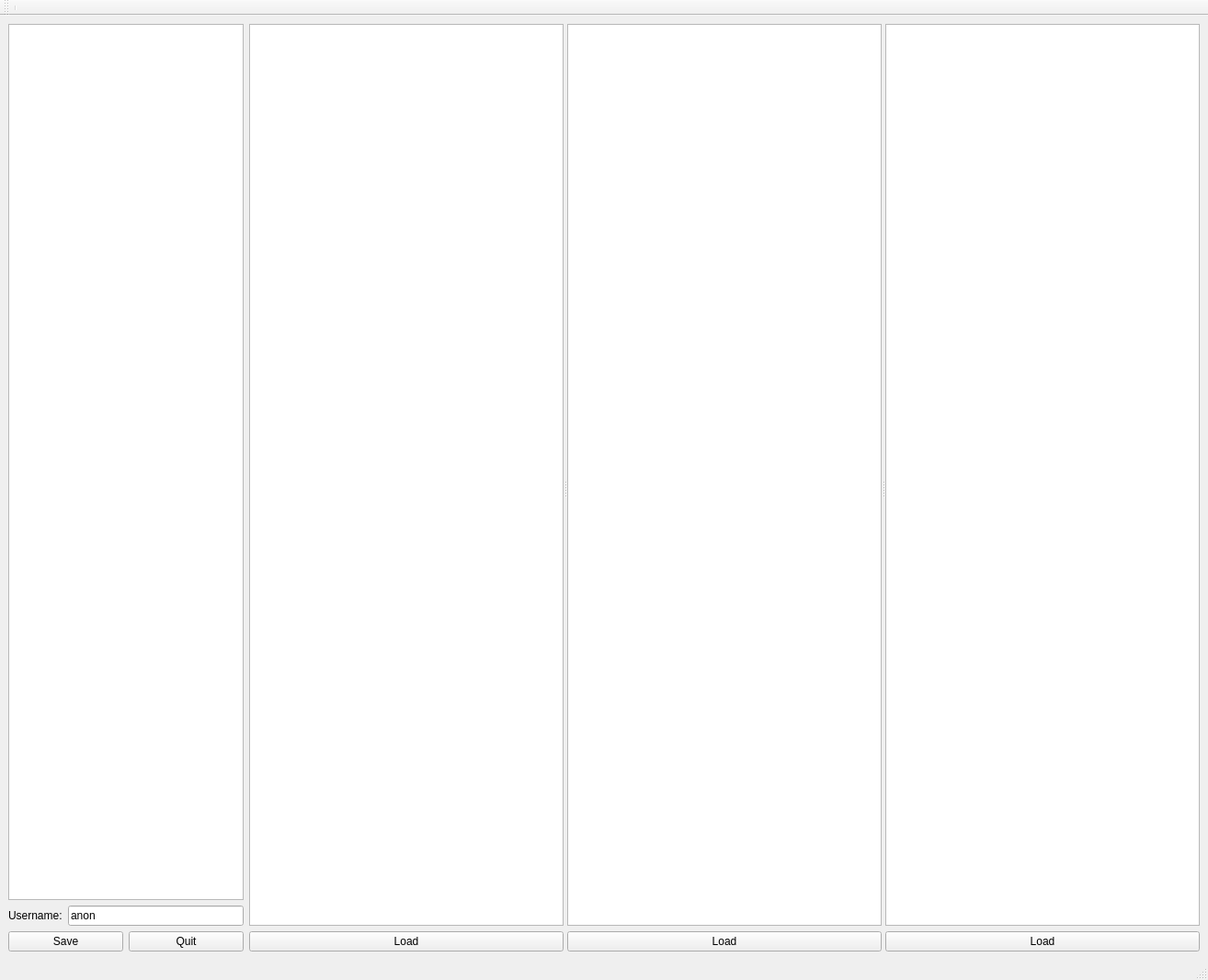
<?xml version="1.0" encoding="UTF-8"?>
<ui version="4.0">
 <class>BrainLabelingGui</class>
 <widget class="QMainWindow" name="BrainLabelingGui">
  <property name="geometry">
   <rect>
    <x>0</x>
    <y>0</y>
    <width>1314</width>
    <height>1066</height>
   </rect>
  </property>
  <property name="sizePolicy">
   <sizepolicy hsizetype="MinimumExpanding" vsizetype="MinimumExpanding">
    <horstretch>0</horstretch>
    <verstretch>0</verstretch>
   </sizepolicy>
  </property>
  <property name="windowTitle">
   <string>BrainLabelingGui</string>
  </property>
  <widget class="QWidget" name="centralwidget">
   <property name="sizePolicy">
    <sizepolicy hsizetype="Expanding" vsizetype="Expanding">
     <horstretch>1</horstretch>
     <verstretch>1</verstretch>
    </sizepolicy>
   </property>
   <layout class="QVBoxLayout" name="verticalLayout_6">
    <item>
     <layout class="QHBoxLayout" name="horizontalLayout">
      <item>
       <layout class="QVBoxLayout" name="verticalLayout_2">
        <item>
         <widget class="QListWidget" name="thumbnail_list">
          <property name="sizePolicy">
           <sizepolicy hsizetype="Preferred" vsizetype="MinimumExpanding">
            <horstretch>0</horstretch>
            <verstretch>0</verstretch>
           </sizepolicy>
          </property>
          <property name="minimumSize">
           <size>
            <width>256</width>
            <height>773</height>
           </size>
          </property>
         </widget>
        </item>
        <item>
         <layout class="QVBoxLayout" name="verticalLayout">
          <item>
           <layout class="QHBoxLayout" name="horizontalLayout_3">
            <item>
             <widget class="QLabel" name="label">
              <property name="text">
               <string>Username:</string>
              </property>
             </widget>
            </item>
            <item>
             <widget class="QLineEdit" name="lineEdit_username">
              <property name="text">
               <string>anon</string>
              </property>
             </widget>
            </item>
           </layout>
          </item>
          <item>
           <layout class="QHBoxLayout" name="horizontalLayout_2">
            <item>
             <widget class="QPushButton" name="button_saveLabeling">
              <property name="text">
               <string>Save</string>
              </property>
             </widget>
            </item>
            <item>
             <widget class="QPushButton" name="button_quit">
              <property name="text">
               <string>Quit</string>
              </property>
             </widget>
            </item>
           </layout>
          </item>
         </layout>
        </item>
       </layout>
      </item>
      <item>
       <widget class="QSplitter" name="splitter">
        <property name="sizePolicy">
         <sizepolicy hsizetype="Expanding" vsizetype="Expanding">
          <horstretch>1</horstretch>
          <verstretch>1</verstretch>
         </sizepolicy>
        </property>
        <property name="orientation">
         <enum>Qt::Horizontal</enum>
        </property>
        <widget class="QWidget" name="">
         <layout class="QVBoxLayout" name="verticalLayout_3">
          <item>
           <widget class="QGraphicsView" name="section3_gview">
            <property name="sizePolicy">
             <sizepolicy hsizetype="Expanding" vsizetype="Expanding">
              <horstretch>0</horstretch>
              <verstretch>0</verstretch>
             </sizepolicy>
            </property>
            <property name="minimumSize">
             <size>
              <width>0</width>
              <height>0</height>
             </size>
            </property>
           </widget>
          </item>
          <item>
           <widget class="QPushButton" name="button_loadLabelingSec1">
            <property name="text">
             <string>Load</string>
            </property>
           </widget>
          </item>
         </layout>
        </widget>
        <widget class="QWidget" name="">
         <layout class="QVBoxLayout" name="verticalLayout_4">
          <item>
           <widget class="QGraphicsView" name="section1_gview">
            <property name="enabled">
             <bool>true</bool>
            </property>
            <property name="minimumSize">
             <size>
              <width>0</width>
              <height>0</height>
             </size>
            </property>
           </widget>
          </item>
          <item>
           <widget class="QPushButton" name="button_loadLabelingSec2">
            <property name="text">
             <string>Load</string>
            </property>
           </widget>
          </item>
         </layout>
        </widget>
        <widget class="QWidget" name="">
         <layout class="QVBoxLayout" name="verticalLayout_5">
          <item>
           <widget class="QGraphicsView" name="section2_gview">
            <property name="minimumSize">
             <size>
              <width>0</width>
              <height>0</height>
             </size>
            </property>
           </widget>
          </item>
          <item>
           <widget class="QPushButton" name="button_loadLabelingSec3">
            <property name="text">
             <string>Load</string>
            </property>
           </widget>
          </item>
         </layout>
        </widget>
       </widget>
      </item>
     </layout>
    </item>
   </layout>
   <zorder>thumbnail_list</zorder>
   <zorder>splitter</zorder>
   <zorder>button_loadLabelingSec1</zorder>
   <zorder></zorder>
   <zorder></zorder>
   <zorder>section2_gview</zorder>
   <zorder>section1_gview</zorder>
   <zorder>section3_gview</zorder>
   <zorder>section1_gview</zorder>
   <zorder>section1_gview</zorder>
  </widget>
  <widget class="QStatusBar" name="statusbar"/>
  <widget class="QMenuBar" name="menubar">
   <property name="geometry">
    <rect>
     <x>0</x>
     <y>0</y>
     <width>1314</width>
     <height>25</height>
    </rect>
   </property>
  </widget>
  <widget class="QToolBar" name="toolBar">
   <property name="windowTitle">
    <string>toolBar</string>
   </property>
   <attribute name="toolBarArea">
    <enum>TopToolBarArea</enum>
   </attribute>
   <attribute name="toolBarBreak">
    <bool>false</bool>
   </attribute>
   <addaction name="separator"/>
  </widget>
 </widget>
 <resources/>
 <connections/>
</ui>
